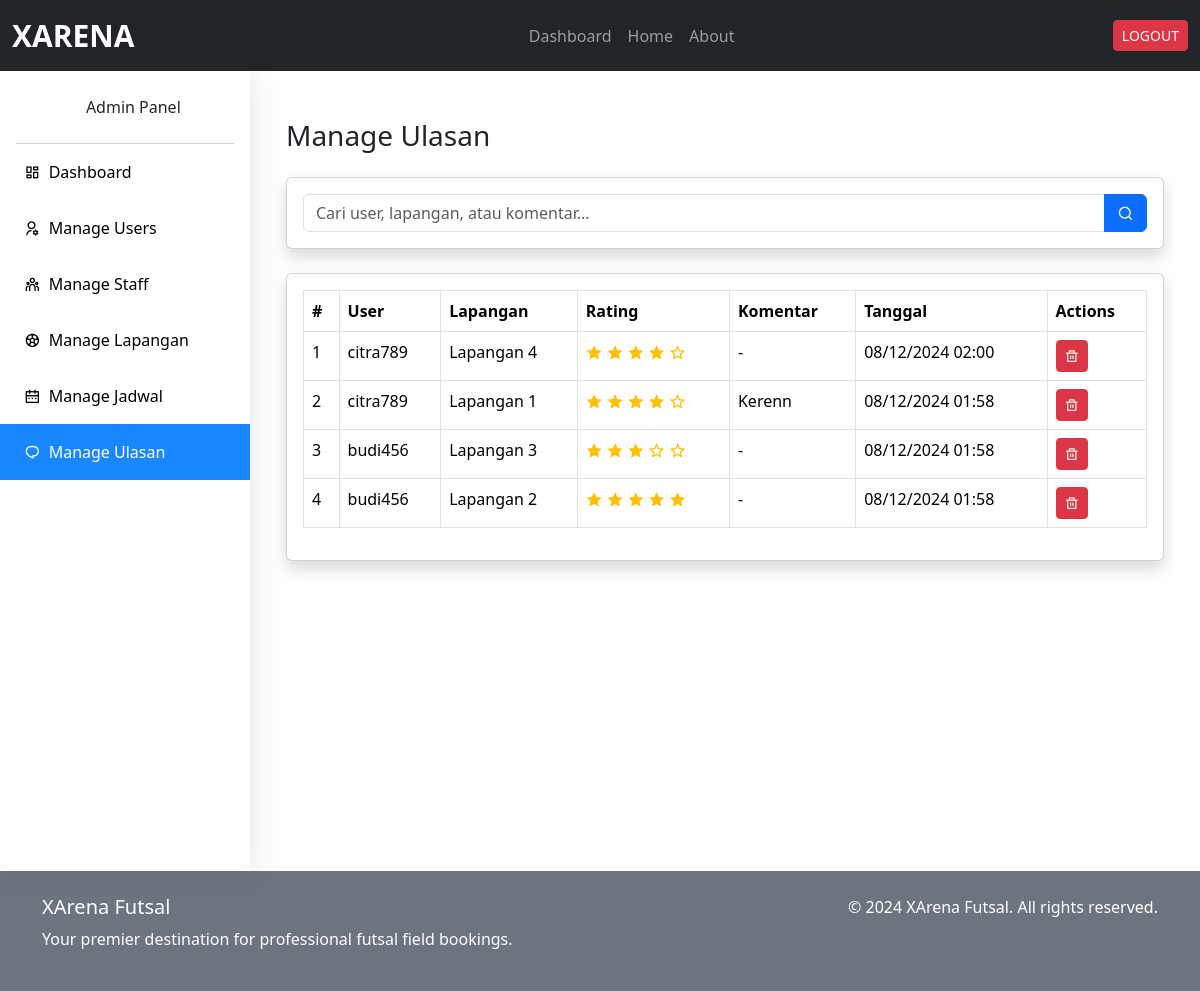
Before: /adm/ulasan/ (signed in) with the older database file.
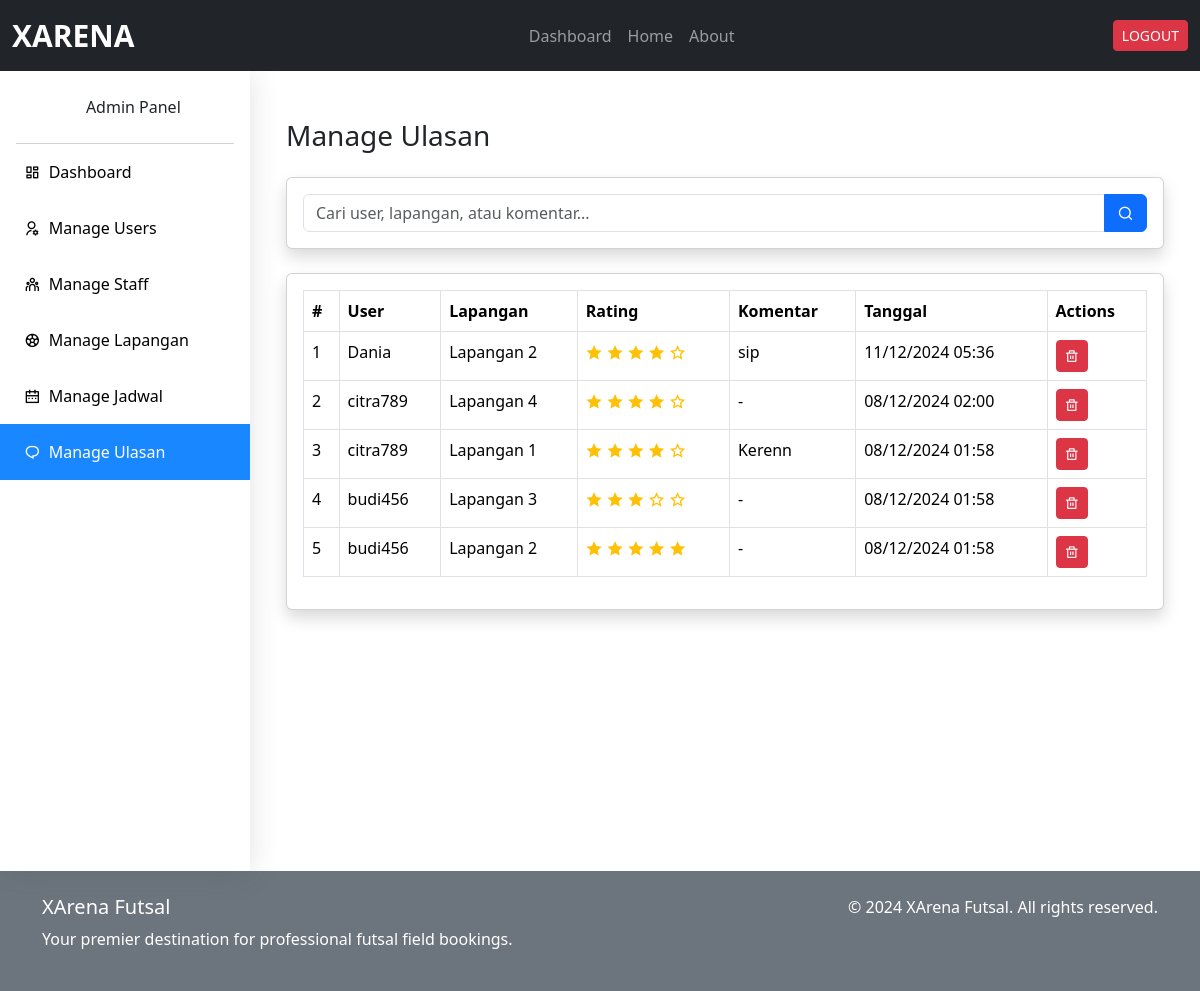
After: the same page with the newer database file.
### xarena_app/models.py (models this page shows, shortened)
class Ulasan(models.Model):
    user = models.ForeignKey(
        settings.AUTH_USER_MODEL,
        on_delete=models.CASCADE,
        related_name='ulasan_user',
        help_text="User yang memberikan ulasan"
    )
    lapangan = models.ForeignKey(Lapangan, on_delete=models.CASCADE, help_text="Lapangan yang diulas")
    rating = models.PositiveSmallIntegerField(choices=[(i, i) for i in range(1, 6)])
    komentar = models.TextField(blank=True, null=True)
    created_at = models.DateTimeField(auto_now_add=True)
    updated_at = models.DateTimeField(auto_now=True)

class CustomUser(AbstractUser):
    nama_lengkap = models.CharField(max_length=100, blank=True, null=True)
    no_hp = models.CharField(max_length=15, blank=True, null=True)

class Lapangan(models.Model):
    nama = models.CharField(max_length=100)
    deskripsi = models.TextField(max_length=500)
    harga_per_jam = models.DecimalField(max_digits=10, decimal_places=2)
    gambar = models.ImageField(upload_to='lapangan_images/', blank=True, null=True)
    is_available = models.BooleanField(default=True)

### xarena_app/views.py (the view)
# urls.py: path('adm/ulasan/', views.manage_ulasan, name='manage_ulasan'),
@login_required
def manage_ulasan(request):
    if not request.user.is_superuser:
        raise PermissionDenied
    ulasan_list = Ulasan.objects.all().order_by('-created_at')
    search = request.GET.get('search', '')
    if search:
        ulasan_list = ulasan_list.filter(
            Q(user__username__icontains=search) |
            Q(lapangan__nama__icontains=search) |
            Q(komentar__icontains=search)
        )
    paginator = Paginator(ulasan_list, 10)
    page = request.GET.get('page')
    ulasan = paginator.get_page(page)
    context = {
        'ulasan': ulasan,
        'search': search
    }
    return render(request, 'admin/manage_ulasan.html', context)

### templates/admin/manage_ulasan.html (shortened to what this page needs)
{% extends './base_admin.html' %}
{% block admin_content %}
<div class="container-fluid mt-4">
  <div class="d-sm-flex align-items-center justify-content-between mb-4">
    <h1 class="h3 mb-0 text-gray-800">Manage Ulasan</h1>
  </div>
  <div class="card shadow mb-4">
    <div class="card-body">
      <form method="GET" class="row g-3">
        <div class="col-md">
          <div class="input-group">
            <input
              type="text"
              class="form-control"
              name="search"
              value="{{ search }}"
              placeholder="Cari user, lapangan, atau komentar..."
            >
            <button class="btn btn-primary" type="submit">
              <i class="ri-search-line"></i>
            </button>
          </div>
        </div>
      </form>
    </div>
  </div>
  <div class="card shadow mb-4">
    <div class="card-body">
      <div class="table-responsive">
        <table class="table table-bordered">
          <thead>
            <tr>
              <th>#</th>
              <th>User</th>
              <th>Lapangan</th>
              <th>Rating</th>
              <th>Komentar</th>
              <th>Tanggal</th>
              <th>Actions</th>
            </tr>
          </thead>
          <tbody>
            {% for review in ulasan %}
            <tr>
              <td>{{ forloop.counter }}</td>
              <td>{{ review.user.username }}</td>
              <td>{{ review.lapangan.nama }}</td>
              <td>
                <div class="rating-stars">
                  {% with ''|center:5 as range %}
                  {% for _ in range %}
                    {% if forloop.counter <= review.rating %}
                    <i class="ri-star-fill text-warning"></i>
                    {% else %}
                    <i class="ri-star-line text-warning"></i>
                    {% endif %}
                  {% endfor %}
                  {% endwith %}
                </div>
              </td>
              <td>{{ review.komentar|default:"-" }}</td>
              <td>{{ review.created_at|date:"d/m/Y H:i" }}</td>
              <td>
                <button
                  class="btn btn-danger btn-sm delete-review"
                  data-id="{{ review.id }}"
                  data-bs-toggle="modal"
                  data-bs-target="#hapusUlasanModal"
                >
                  <i class="ri-delete-bin-line"></i>
                </button>
              </td>
            </tr>
            {% endfor %}
          </tbody>
        </table>
      </div>
    </div>
  </div>
</div>
{% endblock %}

Changed rows visible on the page:
added Ulasan: user.username "Dania", lapangan.nama "Lapangan 2", rating 4 (drawn), komentar "sip", created_at "11/12/2024 05:36"
